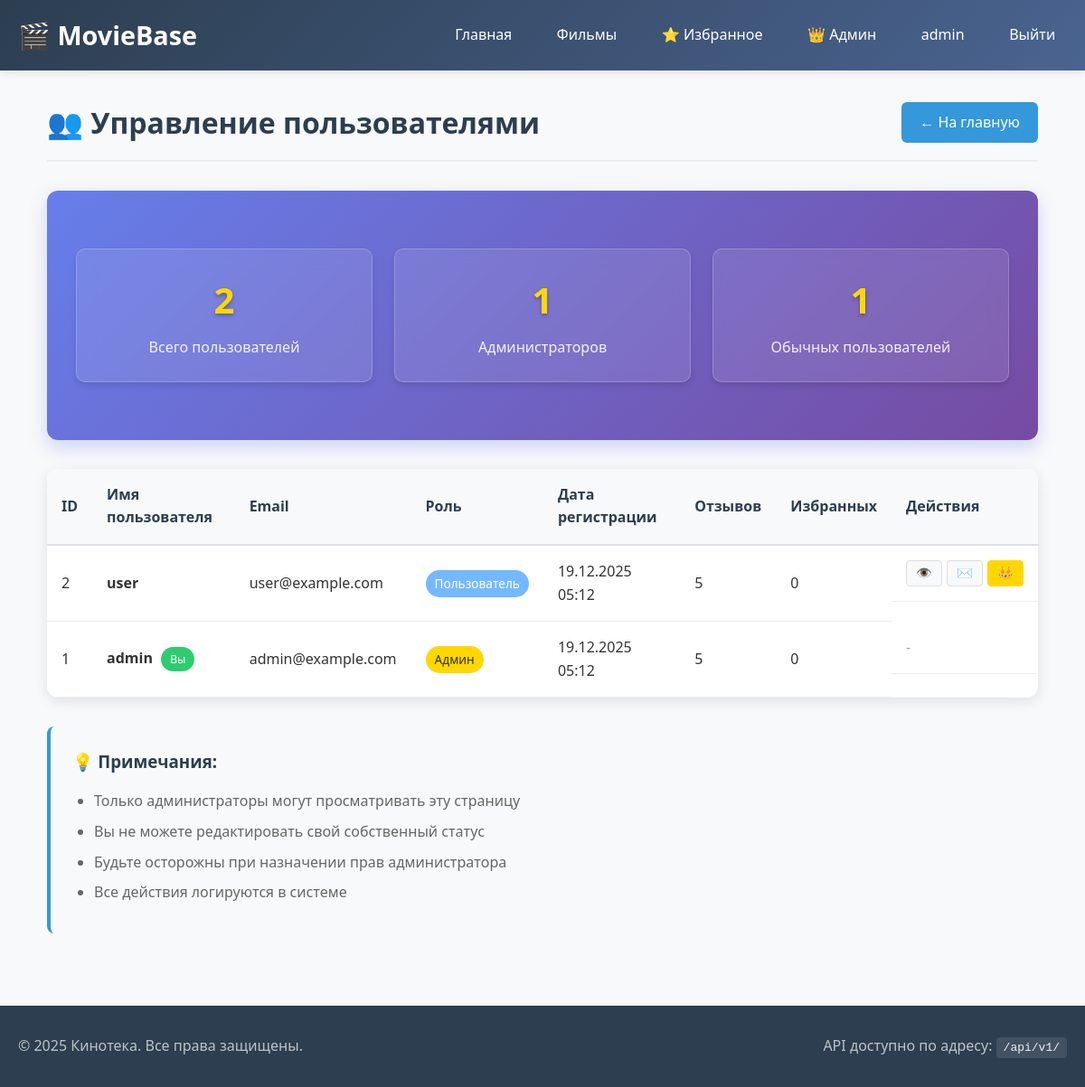
Before: /admin/users (signed in) with the older database file.
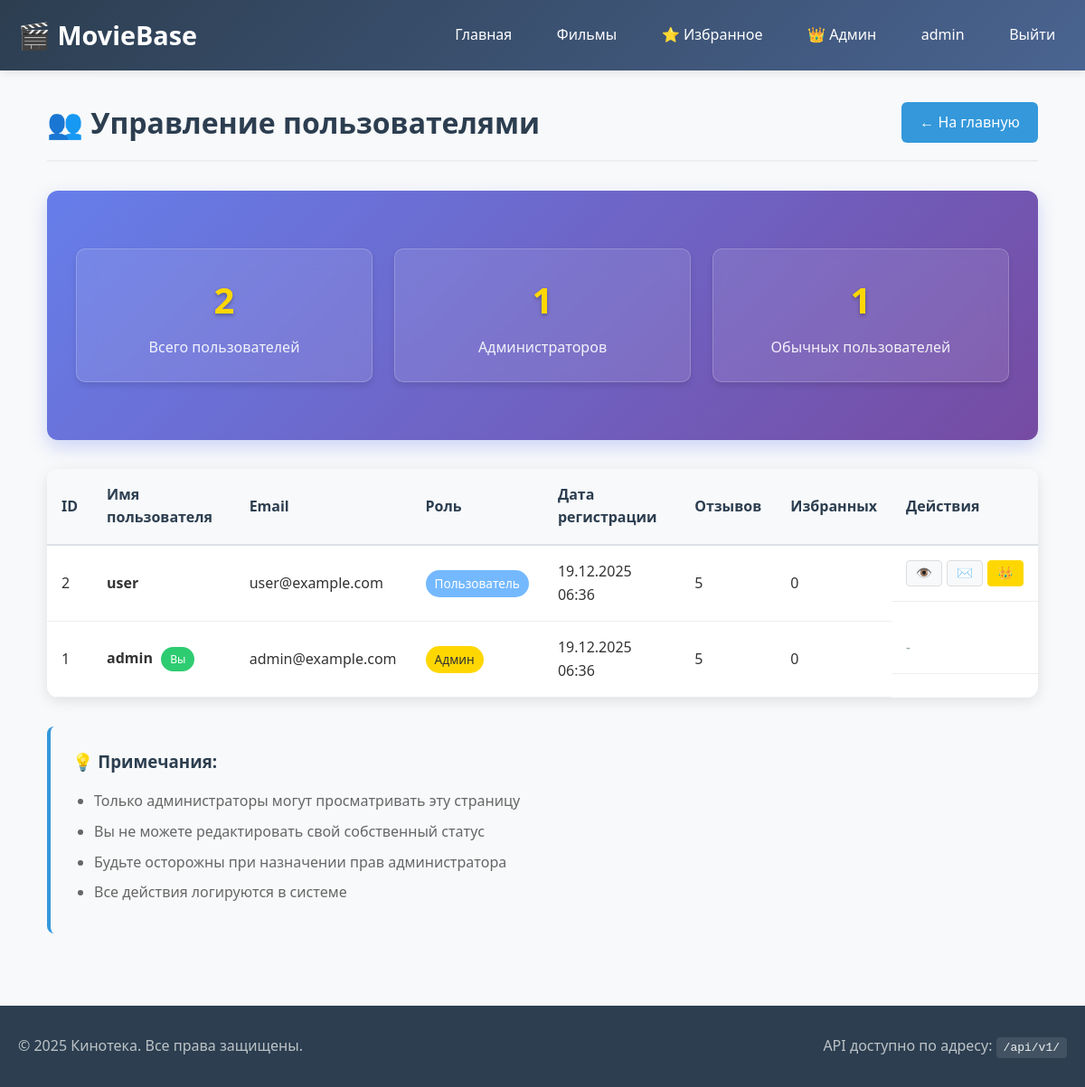
After: the same page with the newer database file.
### models.py (models this page shows, shortened)
class User(UserMixin, db.Model):
    __tablename__ = 'user'
    id = db.Column(db.Integer, primary_key=True)
    username = db.Column(db.String(80), unique=True, nullable=False)
    email = db.Column(db.String(120), nullable=True)
    password_hash = db.Column(db.String(200))
    is_admin = db.Column(db.Boolean, default=False)
    created_at = db.Column(db.DateTime, default=datetime.utcnow)
    favorite_movies = db.relationship('Movie',
                                      secondary=user_favorites,
                                      backref=db.backref('favorited_by', lazy='dynamic'),
                                      lazy='dynamic')
    reviews = db.relationship('Review', backref='user', lazy='dynamic', cascade='all, delete-orphan')
    reviews = db.relationship('Review', backref='user', lazy='dynamic', cascade='all, delete-orphan')
    favorite_movies = db.relationship('Movie',
                                      secondary=user_favorites,
                                      backref=db.backref('favorited_by', lazy='dynamic'),
                                      lazy='dynamic')

### app.py (the view)
@app.route('/admin/users')
@login_required
def admin_users():
    if not current_user.is_admin:
        abort(403)
    users = User.query.order_by(User.created_at.desc()).all()
    admin_count = User.query.filter_by(is_admin=True).count()
    regular_count = User.query.filter_by(is_admin=False).count()
    return render_template('admin/users.html',
                           users=users,
                           admin_count=admin_count,
                           regular_count=regular_count)

### app.py (called while the page is built)
@login_manager.user_loader
def load_user(user_id):
    return User.query.get(int(user_id))

### templates/admin/users.html (shortened to what this page needs)
{% extends "base.html" %}
{% block content %}
<div class="admin-container">
    <div class="admin-header">
        <h1>👥 Управление пользователями</h1>
        <a href="{{ url_for('index') }}" class="btn">← На главную</a>
    </div>
    <div class="admin-stats">
        <div class="stats">
            <div class="stat-card">
                <h3>{{ users|length }}</h3>
                <p>Всего пользователей</p>
            </div>
            <div class="stat-card">
                <h3>{{ admin_count }}</h3>
                <p>Администраторов</p>
            </div>
            <div class="stat-card">
                <h3>{{ regular_count }}</h3>
                <p>Обычных пользователей</p>
            </div>
        </div>
    </div>
    <div class="users-table-container">
        <table class="users-table">
            <thead>
            <tr>
                <th>ID</th>
                <th>Имя пользователя</th>
                <th>Email</th>
                <th>Роль</th>
                <th>Дата регистрации</th>
                <th>Отзывов</th>
                <th>Избранных</th>
                <th>Действия</th>
            </tr>
            </thead>
            <tbody>
            {% for user in users %}
            <tr>
                <td>{{ user.id }}</td>
                <td>
                    <strong>{{ user.username }}</strong>
                    {% if user.id == current_user.id %}
                    <span class="badge badge-you">Вы</span>
                    {% endif %}
                </td>
                <td>{{ user.email or 'Не указан' }}</td>
                <td>
                    {% if user.is_admin %}
                    <span class="badge badge-admin">Админ</span>
                    {% else %}
                    <span class="badge badge-user">Пользователь</span>
                    {% endif %}
                </td>
                <td>{{ user.created_at.strftime('%d.%m.%Y %H:%M') }}</td>
                <td>{{ user.reviews.count() }}</td>
                <td>{{ user.favorite_movies.count() }}</td>
                <td class="actions">
                    {% if user.id != current_user.id %}
                    <button class="btn-action" title="Просмотреть профиль">👁️</button>
                    <button class="btn-action" title="Написать сообщение">✉️</button>
                    {% if not user.is_admin %}
                    <form action="{{ url_for('make_admin', user_id=user.id) }}" method="POST" style="display: inline;">
                        <button type="submit" class="btn-action btn-make-admin" title="Сделать админом"
                                onclick="return confirm('Сделать {{ user.username }} администратором?')">
                            👑
                        </button>
                    </form>
                    {% endif %}
                    {% else %}
                    <span class="text-muted">-</span>
                    {% endif %}
                </td>
            </tr>
            {% endfor %}
            </tbody>
        </table>
    </div>
    <div class="admin-notes">
        <h3>💡 Примечания:</h3>
        <ul>
            <li>Только администраторы могут просматривать эту страницу</li>
            <li>Вы не можете редактировать свой собственный статус</li>
            <li>Будьте осторожны при назначении прав администратора</li>
            <li>Все действия логируются в системе</li>
        </ul>
    </div>
</div>
{% endblock %}

### templates/base.html (shortened to what this page needs)
<!DOCTYPE html>
<html lang="ru">
<head>
    <link rel="stylesheet" href="{{ url_for('static', filename='style.css') }}">
</head>
<body>
<nav class="navbar">
    <div class="container">
        <a class="logo" href="{{ url_for('index') }}">🎬 MovieBase</a>
        <div class="nav-links">
            <a href="{{ url_for('index') }}">Главная</a>
            <a href="{{ url_for('movie_list') }}">Фильмы</a>
            {% if current_user.is_authenticated %}
            <a href="{{ url_for('favorites') }}">⭐ Избранное</a>
            {% if current_user.is_admin %}
            <div class="admin-dropdown">
                <a href="#" class="admin-toggle">👑 Админ</a>
            </div>
            {% endif %}
            <a href="{{ url_for('profile') }}">{{ current_user.username }}</a>
            <a href="{{ url_for('logout') }}">Выйти</a>
            {% else %}
            <a href="{{ url_for('login') }}">Войти</a>
            <a href="{{ url_for('register') }}">Регистрация</a>
            {% endif %}
        </div>
    </div>
</nav>
<div class="container">
    {% block content %}{% endblock %}
</div>
<footer>
    <div class="container">
        <p>© 2025 Кинотека. Все права защищены.</p>
        <p>API доступно по адресу: <code>/api/v1/</code></p>
    </div>
</footer>
</body>
</html>

Changed rows visible on the page:
changed User "admin": created_at "19.12.2025 05:12" → "19.12.2025 06:36"
changed User "user": created_at "19.12.2025 05:12" → "19.12.2025 06:36"
